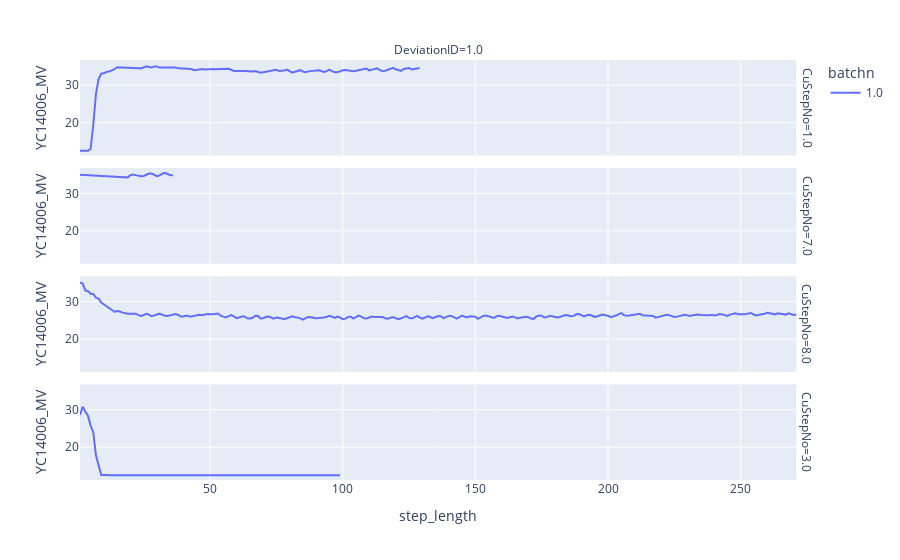

Source (notebook cell):
### Code cell
px.line(dtw_df[(dtw_df.batchn == 1)], 
        x = "step_length", 
        y = "YC14006_MV", color = "batchn",
       facet_col = "DeviationID",
       facet_row = "CuStepNo")

### Figure 1 — Plotly figure (JSON) as saved in the notebook; plotly's stock layout.template omitted (floating-point values rounded to 4 significant figures; data arrays with more than 128 entries replaced by an {"elided": "..."} marker saying what was removed)
{"data": [{"hovertemplate": "batchn=1.0<br>CuStepNo=1.0<br>DeviationID=1.0<br>step_length=%{x}<br>YC14006_MV=%{y}<extra></extra>", "legendgroup": "1.0", "line": {"color": "#636efa", "dash": "solid"}, "marker": {"symbol": "circle"}, "mode": "lines", "name": "1.0", "orientation": "v", "showlegend": true, "type": "scatter", "x": {"elided": "129 int values"}, "xaxis": "x4", "y": {"elided": "129 float values"}, "yaxis": "y4"}, {"hovertemplate": "batchn=1.0<br>CuStepNo=7.0<br>DeviationID=1.0<br>step_length=%{x}<br>YC14006_MV=%{y}<extra></extra>", "legendgroup": "1.0", "line": {"color": "#636efa", "dash": "solid"}, "marker": {"symbol": "circle"}, "mode": "lines", "name": "1.0", "orientation": "v", "showlegend": false, "type": "scatter", "x": [1, 2, 3, 4, 5, 6, 7, 8, 9, 10, 11, 12, 13, 14, 15, 16, 17, 18, 19, 20, 21, 22, 23, 24, 25, 26, 27, 28, 29, 30, 31, 32, 33, 34, 35, 36], "xaxis": "x3", "y": [34.95, 34.9, 34.84, 34.8, 34.8, 34.76, 34.73, 34.68, 34.63, 34.58, 34.51, 34.47, 34.41, 34.38, 34.35, 34.35, 34.32, 34.3, 34.28, 34.9, 35.05, 34.88, 34.72, 34.59, 34.66, 34.91, 35.3, 35.29, 34.92, 34.62, 34.8, 35.26, 35.46, 35.1, 34.87, 34.87], "yaxis": "y3"}, {"hovertemplate": "batchn=1.0<br>CuStepNo=8.0<br>DeviationID=1.0<br>step_length=%{x}<br>YC14006_MV=%{y}<extra></extra>", "legendgroup": "1.0", "line": {"color": "#636efa", "dash": "solid"}, "marker": {"symbol": "circle"}, "mode": "lines", "name": "1.0", "orientation": "v", "showlegend": false, "type": "scatter", "x": {"elided": "271 int values"}, "xaxis": "x2", "y": {"elided": "271 float values"}, "yaxis": "y2"}, {"hovertemplate": "batchn=1.0<br>CuStepNo=3.0<br>DeviationID=1.0<br>step_length=%{x}<br>YC14006_MV=%{y}<extra></extra>", "legendgroup": "1.0", "line": {"color": "#636efa", "dash": "solid"}, "marker": {"symbol": "circle"}, "mode": "lines", "name": "1.0", "orientation": "v", "showlegend": false, "type": "scatter", "x": [1, 2, 3, 4, 5, 6, 7, 8, 9, 10, 11, 12, 13, 14, 15, 16, 17, 18, 19, 20, 21, 22, 23, 24, 25, 26, 27, 28, 29, 30, 31, 32, 33, 34, 35, 36, 37, 38, 39, 40, 41, 42, 43, 44, 45, 46, 47, 48, 49, 50, 51, 52, 53, 54, 55, 56, 57, 58, 59, 60, 61, 62, 63, 64, 65, 66, 67, 68, 69, 70, 71, 72, 73, 74, 75, 76, 77, 78, 79, 80, 81, 82, 83, 84, 85, 86, 87, 88, 89, 90, 91, 92, 93, 94, 95, 96, 97, 98, 99], "xaxis": "x", "y": [28.6, 30.79, 29.49, 28.38, 25.7, 23.98, 17.8, 15.19, 12.58, 12.58, 12.5, 12.5, 12.5, 12.5, 12.5, 12.5, 12.5, 12.5, 12.5, 12.5, 12.5, 12.5, 12.5, 12.5, 12.5, 12.5, 12.5, 12.5, 12.5, 12.5, 12.5, 12.5, 12.5, 12.5, 12.5, 12.5, 12.5, 12.5, 12.5, 12.5, 12.5, 12.5, 12.5, 12.5, 12.5, 12.5, 12.5, 12.5, 12.5, 12.5, 12.5, 12.5, 12.5, 12.5, 12.5, 12.5, 12.5, 12.5, 12.5, 12.5, 12.5, 12.5, 12.5, 12.5, 12.5, 12.5, 12.5, 12.5, 12.5, 12.5, 12.5, 12.5, 12.5, 12.5, 12.5, 12.5, 12.5, 12.5, 12.5, 12.5, 12.5, 12.5, 12.5, 12.5, 12.5, 12.5, 12.5, 12.5, 12.5, 12.5, 12.5, 12.5, 12.5, 12.5, 12.5, 12.5, 12.5, 12.5, 12.5], "yaxis": "y"}], "layout": {"annotations": [{"font": {}, "showarrow": false, "text": "DeviationID=1.0", "x": 0.49, "xanchor": "center", "xref": "paper", "y": 1, "yanchor": "bottom", "yref": "paper"}, {"font": {}, "showarrow": false, "text": "CuStepNo=3.0", "textangle": 90, "x": 0.98, "xanchor": "left", "xref": "paper", "y": 0.1138, "yanchor": "middle", "yref": "paper"}, {"font": {}, "showarrow": false, "text": "CuStepNo=8.0", "textangle": 90, "x": 0.98, "xanchor": "left", "xref": "paper", "y": 0.3712, "yanchor": "middle", "yref": "paper"}, {"font": {}, "showarrow": false, "text": "CuStepNo=7.0", "textangle": 90, "x": 0.98, "xanchor": "left", "xref": "paper", "y": 0.6288, "yanchor": "middle", "yref": "paper"}, {"font": {}, "showarrow": false, "text": "CuStepNo=1.0", "textangle": 90, "x": 0.98, "xanchor": "left", "xref": "paper", "y": 0.8862, "yanchor": "middle", "yref": "paper"}], "legend": {"title": {"text": "batchn"}, "tracegroupgap": 0}, "margin": {"t": 60}, "xaxis": {"anchor": "y", "domain": [0, 0.98], "title": {"text": "step_length"}}, "xaxis2": {"anchor": "y2", "domain": [0, 0.98], "matches": "x", "showticklabels": false}, "xaxis3": {"anchor": "y3", "domain": [0, 0.98], "matches": "x", "showticklabels": false}, "xaxis4": {"anchor": "y4", "domain": [0, 0.98], "matches": "x", "showticklabels": false}, "yaxis": {"anchor": "x", "domain": [0, 0.2275], "title": {"text": "YC14006_MV"}}, "yaxis2": {"anchor": "x2", "domain": [0.2575, 0.485], "matches": "y", "title": {"text": "YC14006_MV"}}, "yaxis3": {"anchor": "x3", "domain": [0.515, 0.7425], "matches": "y", "title": {"text": "YC14006_MV"}}, "yaxis4": {"anchor": "x4", "domain": [0.7725, 1], "matches": "y", "title": {"text": "YC14006_MV"}}}}
